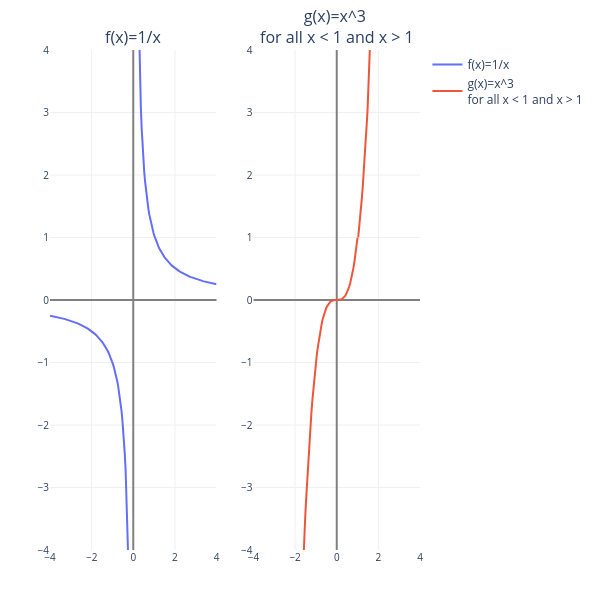

The notebook cell saved with this chart:
### Markdown cell above
## Continuity and Undefined Derivatives

### Definition
:::{note} Definition: Continuity
A function $f(x)$ is continuous at a point $x=a$ is defined if all of these conditions are met:
1. $f(a)$ is defined
2. The limits of $f(x)$ approaching $x=a$ from the left and right sides are defined and equal, $\lim_{x \to a^-}f(x)=\lim_{x \to a^+}f(x)=f(a)$
3. $\lim_{x \to a}f(x)=f(a)$
Continuity can also be evaluated on an interval, where if all points within the interval are continuous then it is as well.
:::

Consider the following functions with discontinuities:

### Code cell
from utils import plot_functions_grid
import numpy as np

f_list = [lambda x: 1/x, lambda x: x**3]
f_titles = ["f(x)=1/x", "g(x)=x^3 <br>for all x < 1 and x > 1"]
f_excludes = [0, 1]
x_range = (-4, 4)
y_range = (-4, 4)
plot_functions_grid(f_list, f_titles, f_excludes=f_excludes, x_range=x_range, y_range=y_range, rows=1, cols=2)

### Figure 1 — Plotly figure (JSON) as saved in the notebook; plotly's stock layout.template omitted (floating-point values rounded to 4 significant figures; data arrays with more than 128 entries replaced by an {"elided": "..."} marker saying what was removed)
{"data": [{"mode": "lines", "name": "f(x)=1/x", "type": "scatter", "x": {"elided": "200 float values"}, "xaxis": "x", "y": {"elided": "201 float values"}, "yaxis": "y"}, {"mode": "lines", "name": "g(x)=x^3 <br>for all x < 1 and x > 1", "type": "scatter", "x": {"elided": "200 float values"}, "xaxis": "x2", "y": {"elided": "201 float values"}, "yaxis": "y2"}], "layout": {"annotations": [{"font": {"size": 16}, "showarrow": false, "text": "f(x)=1/x", "x": 0.225, "xanchor": "center", "xref": "paper", "y": 1, "yanchor": "bottom", "yref": "paper"}, {"font": {"size": 16}, "showarrow": false, "text": "g(x)=x^3 <br>for all x < 1 and x > 1", "x": 0.775, "xanchor": "center", "xref": "paper", "y": 1, "yanchor": "bottom", "yref": "paper"}], "font": {}, "height": 600, "margin": {"b": 50, "l": 50, "r": 50, "t": 50}, "paper_bgcolor": "white", "plot_bgcolor": "white", "showlegend": true, "width": 600, "xaxis": {"anchor": "y", "domain": [0, 0.45], "gridcolor": "#f0f0f0", "range": [-4, 4], "tickfont": {"size": 10}, "title": {"text": ""}, "zerolinecolor": "gray"}, "xaxis2": {"anchor": "y2", "domain": [0.55, 1], "gridcolor": "#f0f0f0", "range": [-4, 4], "tickfont": {"size": 10}, "title": {"text": ""}, "zerolinecolor": "gray"}, "yaxis": {"anchor": "x", "domain": [0, 1], "gridcolor": "#f0f0f0", "range": [-4, 4], "tickfont": {"size": 10}, "title": {"text": ""}, "zerolinecolor": "gray"}, "yaxis2": {"anchor": "x2", "domain": [0, 1], "gridcolor": "#f0f0f0", "range": [-4, 4], "tickfont": {"size": 10}, "title": {"text": ""}, "zerolinecolor": "gray"}}}
